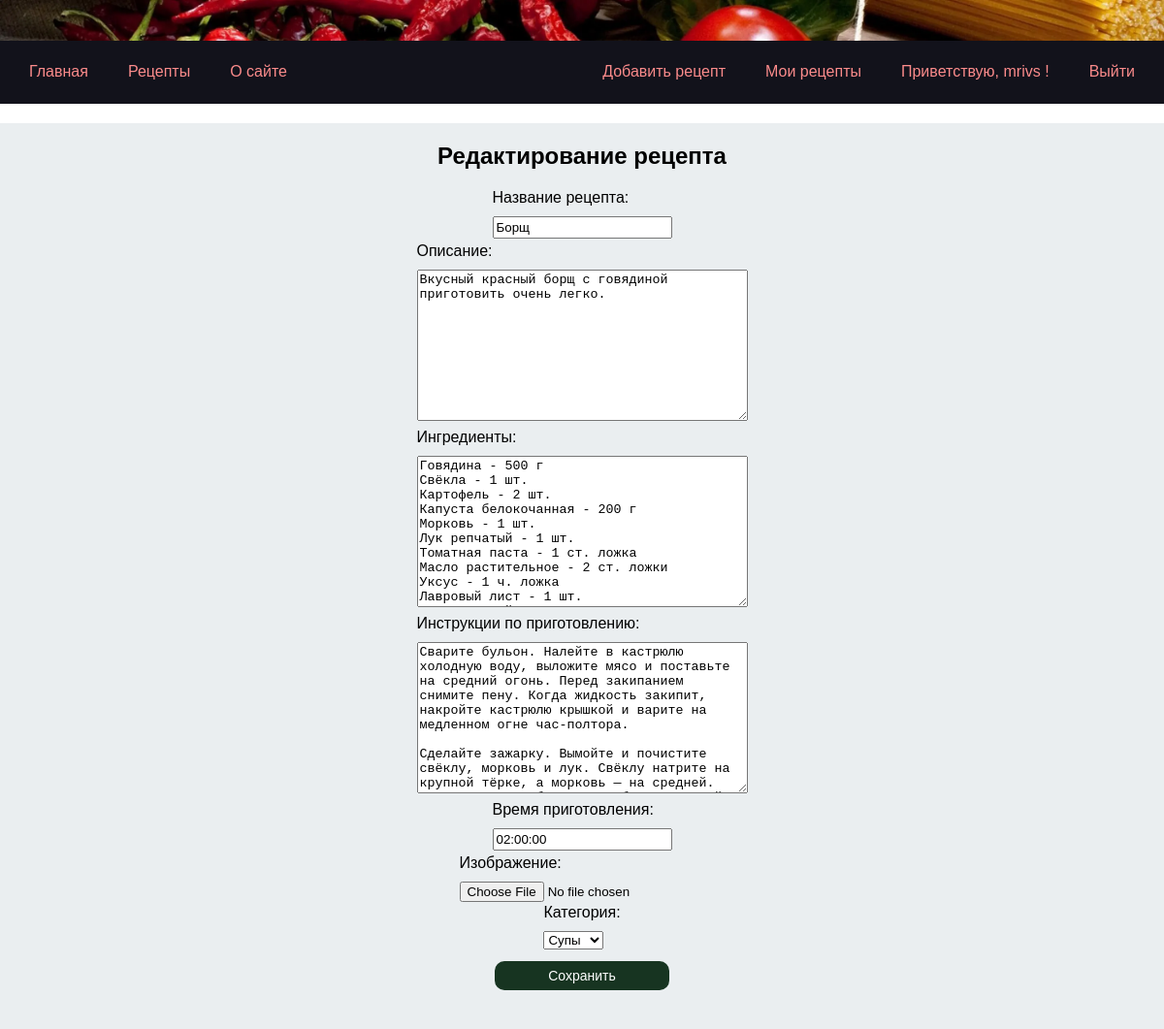
Before: /recipe_edit/1/ (signed in) with the older database file.
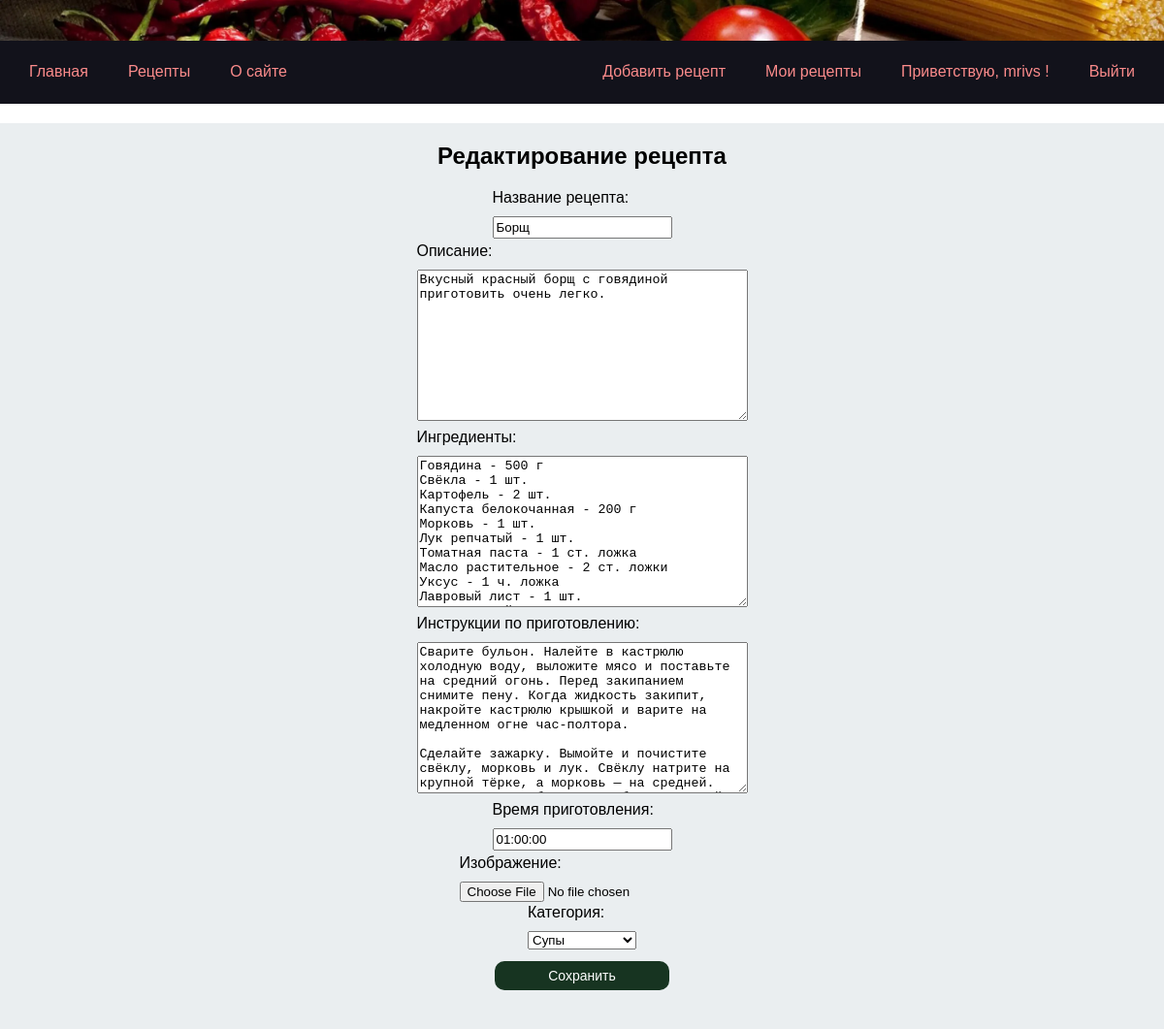
After: the same page with the newer database file.
### app_cookbook/models.py (models this page shows)
class Recipe(models.Model):
    title=models.CharField(max_length=100)
    description=models.TextField(max_length=2000)
    ingredients=models.TextField(max_length=2000, default='')
    steps=models.TextField(max_length=2000)
    cooking_time=models.TimeField()
    pecipe_image=models.ImageField(null=True, blank=True)
    author=models.ForeignKey(User,on_delete=models.CASCADE)
    category = models.ForeignKey(Category, on_delete=models.CASCADE)

### app_cookbook/views.py (the view)
# urls.py: path('recipe_edit/<int:id>/', views.recipe_edit, name='recipe_edit'),
@login_required
def recipe_edit(request, id):
    recipe = Recipe.objects.get(id=id)
    if recipe.author != request.user:
        return redirect('main')
    if request.method == 'POST':
        form = RecipeForm(request.POST, instance=recipe)
        if form.is_valid():
            form.save()
            return redirect('user_recipes')
    else:
        form = RecipeForm(instance=recipe)
    return render(request, 'app_cookbook/recipe_edit.html', {'form': form})

### app_cookbook/forms.py
class RecipeForm(forms.ModelForm):
    class Meta:
        model = Recipe
        fields = ['title', 'description', 'ingredients', 'steps', 'cooking_time', 'pecipe_image', 'category']
        labels = {
            'title': 'Название рецепта',
            'description': 'Описание',
            'ingredients': 'Ингредиенты',
            'steps': 'Инструкции по приготовлению',
            'cooking_time': 'Время приготовления',
            'pecipe_image': 'Изображение',
            'category': 'Категория'
        }

### app_cookbook/models.py (called while the page is built)
    def __str__(self):
        return str(self.name)

### app_cookbook/templates/app_cookbook/recipe_edit.html (shortened to what this page needs)
{% extends 'base.html' %}
{% block content %}
<section class='section-box'>
<div class="content-box">
    <h1>Редактирование рецепта</h1>
    <form class="recipe-short" method="post">
        {{ form.as_p }}
        <input class='button-recipe' type="submit" value="Сохранить">
    </form>
</div>
</section>
{% endblock %}

Changed rows visible on the page:
changed Recipe "Борщ": cooking_time "02:00:00" → "01:00:00"
